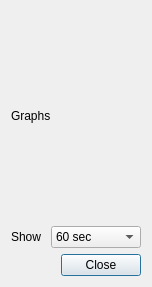
<?xml version="1.0" encoding="UTF-8"?>
<ui version="4.0">
 <class>ChartPropertiesDialog</class>
 <widget class="QDialog" name="ChartPropertiesDialog">
  <property name="geometry">
   <rect>
    <x>0</x>
    <y>0</y>
    <width>141</width>
    <height>287</height>
   </rect>
  </property>
  <property name="sizePolicy">
   <sizepolicy hsizetype="Maximum" vsizetype="Maximum">
    <horstretch>0</horstretch>
    <verstretch>0</verstretch>
   </sizepolicy>
  </property>
  <property name="windowTitle">
   <string>Chart properties</string>
  </property>
  <property name="windowIcon">
   <iconset resource="ChartPropertiesDialog.qrc">
    <normaloff>:/icon/media/icons/chart.ico</normaloff>:/icon/media/icons/chart.ico</iconset>
  </property>
  <property name="sizeGripEnabled">
   <bool>false</bool>
  </property>
  <layout class="QVBoxLayout" name="verticalLayout">
   <item>
    <layout class="QVBoxLayout" name="seriesLayout">
     <item>
      <widget class="QLabel" name="label">
       <property name="sizePolicy">
        <sizepolicy hsizetype="Maximum" vsizetype="Preferred">
         <horstretch>0</horstretch>
         <verstretch>0</verstretch>
        </sizepolicy>
       </property>
       <property name="text">
        <string>Graphs</string>
       </property>
      </widget>
     </item>
    </layout>
   </item>
   <item>
    <layout class="QHBoxLayout" name="horizontalLayout_2">
     <item>
      <widget class="QLabel" name="label_3">
       <property name="sizePolicy">
        <sizepolicy hsizetype="Maximum" vsizetype="Maximum">
         <horstretch>0</horstretch>
         <verstretch>0</verstretch>
        </sizepolicy>
       </property>
       <property name="text">
        <string>Show </string>
       </property>
      </widget>
     </item>
     <item>
      <widget class="QComboBox" name="periodBox">
       <property name="sizePolicy">
        <sizepolicy hsizetype="Maximum" vsizetype="Maximum">
         <horstretch>0</horstretch>
         <verstretch>0</verstretch>
        </sizepolicy>
       </property>
       <item>
        <property name="text">
         <string>60 sec</string>
        </property>
       </item>
       <item>
        <property name="text">
         <string>120 sec</string>
        </property>
       </item>
       <item>
        <property name="text">
         <string>180 sec</string>
        </property>
       </item>
       <item>
        <property name="text">
         <string>all the data</string>
        </property>
       </item>
      </widget>
     </item>
     <item>
      <spacer name="horizontalSpacer">
       <property name="orientation">
        <enum>Qt::Horizontal</enum>
       </property>
       <property name="sizeHint" stdset="0">
        <size>
         <width>40</width>
         <height>20</height>
        </size>
       </property>
      </spacer>
     </item>
    </layout>
   </item>
   <item>
    <widget class="QDialogButtonBox" name="dialogBtnBox">
     <property name="standardButtons">
      <set>QDialogButtonBox::Close</set>
     </property>
    </widget>
   </item>
  </layout>
 </widget>
 <layoutdefault spacing="6" margin="11"/>
 <resources>
  <include location="ChartPropertiesDialog.qrc"/>
 </resources>
 <connections>
  <connection>
   <sender>dialogBtnBox</sender>
   <signal>accepted()</signal>
   <receiver>ChartPropertiesDialog</receiver>
   <slot>accept()</slot>
   <hints>
    <hint type="sourcelabel">
     <x>199</x>
     <y>276</y>
    </hint>
    <hint type="destinationlabel">
     <x>199</x>
     <y>148</y>
    </hint>
   </hints>
  </connection>
  <connection>
   <sender>dialogBtnBox</sender>
   <signal>rejected()</signal>
   <receiver>ChartPropertiesDialog</receiver>
   <slot>reject()</slot>
   <hints>
    <hint type="sourcelabel">
     <x>199</x>
     <y>276</y>
    </hint>
    <hint type="destinationlabel">
     <x>199</x>
     <y>148</y>
    </hint>
   </hints>
  </connection>
 </connections>
</ui>
